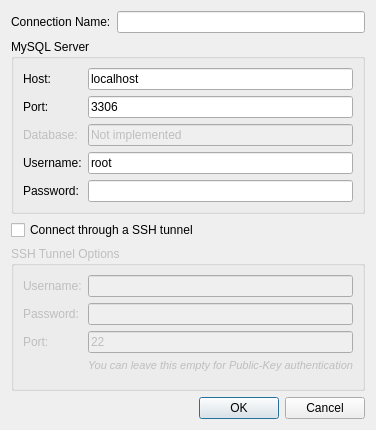
<?xml version="1.0" encoding="UTF-8"?>
<ui version="4.0">
 <class>ConfigureConnectionDialog</class>
 <widget class="QDialog" name="ConfigureConnectionDialog">
  <property name="geometry">
   <rect>
    <x>0</x>
    <y>0</y>
    <width>333</width>
    <height>430</height>
   </rect>
  </property>
  <property name="windowTitle">
   <string>Configure Connection: </string>
  </property>
  <layout class="QGridLayout" name="gridLayout_2">
   <item row="0" column="0">
    <widget class="QLabel" name="lblName">
     <property name="text">
      <string>Connection Name:</string>
     </property>
     <property name="buddy">
      <cstring>txtName</cstring>
     </property>
    </widget>
   </item>
   <item row="0" column="1">
    <widget class="QLineEdit" name="txtName"/>
   </item>
   <item row="1" column="0" colspan="2">
    <widget class="QGroupBox" name="groupSqlServer">
     <property name="title">
      <string>MySQL Server</string>
     </property>
     <layout class="QGridLayout" name="gridLayout">
      <item row="0" column="0">
       <widget class="QLabel" name="lblHost">
        <property name="text">
         <string>Host:</string>
        </property>
        <property name="buddy">
         <cstring>txtHost</cstring>
        </property>
       </widget>
      </item>
      <item row="0" column="1">
       <widget class="QLineEdit" name="txtHost">
        <property name="text">
         <string>localhost</string>
        </property>
       </widget>
      </item>
      <item row="1" column="0">
       <widget class="QLabel" name="lblPort">
        <property name="text">
         <string>Port:</string>
        </property>
        <property name="buddy">
         <cstring>txtPort</cstring>
        </property>
       </widget>
      </item>
      <item row="1" column="1">
       <widget class="QLineEdit" name="txtPort">
        <property name="text">
         <string>3306</string>
        </property>
       </widget>
      </item>
      <item row="2" column="0">
       <widget class="QLabel" name="lblDatabase">
        <property name="enabled">
         <bool>false</bool>
        </property>
        <property name="text">
         <string>Database:</string>
        </property>
        <property name="buddy">
         <cstring>txtDatabase</cstring>
        </property>
       </widget>
      </item>
      <item row="2" column="1">
       <widget class="QLineEdit" name="txtDatabase">
        <property name="enabled">
         <bool>false</bool>
        </property>
        <property name="text">
         <string>Not implemented</string>
        </property>
       </widget>
      </item>
      <item row="3" column="0">
       <widget class="QLabel" name="lblUsername">
        <property name="text">
         <string>Username:</string>
        </property>
        <property name="buddy">
         <cstring>txtUsername</cstring>
        </property>
       </widget>
      </item>
      <item row="3" column="1">
       <widget class="QLineEdit" name="txtUsername">
        <property name="text">
         <string>root</string>
        </property>
       </widget>
      </item>
      <item row="4" column="0">
       <widget class="QLabel" name="lblPassword">
        <property name="text">
         <string>Password:</string>
        </property>
        <property name="buddy">
         <cstring>txtPassword</cstring>
        </property>
       </widget>
      </item>
      <item row="4" column="1">
       <widget class="QLineEdit" name="txtPassword">
        <property name="echoMode">
         <enum>QLineEdit::Password</enum>
        </property>
       </widget>
      </item>
     </layout>
    </widget>
   </item>
   <item row="2" column="0" colspan="2">
    <widget class="QCheckBox" name="checkTunnel">
     <property name="text">
      <string>Connect through a SSH tunnel</string>
     </property>
    </widget>
   </item>
   <item row="3" column="0" colspan="2">
    <widget class="QGroupBox" name="groupTunnel">
     <property name="enabled">
      <bool>false</bool>
     </property>
     <property name="title">
      <string>SSH Tunnel Options</string>
     </property>
     <layout class="QFormLayout" name="formLayout_2">
      <item row="1" column="0">
       <widget class="QLabel" name="lblTunnelUsername">
        <property name="text">
         <string>Username:</string>
        </property>
        <property name="buddy">
         <cstring>txtTunnelUsername</cstring>
        </property>
       </widget>
      </item>
      <item row="1" column="1">
       <widget class="QLineEdit" name="txtTunnelUsername"/>
      </item>
      <item row="2" column="0">
       <widget class="QLabel" name="lblTunnelPassword">
        <property name="text">
         <string>Password:</string>
        </property>
        <property name="buddy">
         <cstring>txtTunnelPassword</cstring>
        </property>
       </widget>
      </item>
      <item row="2" column="1">
       <widget class="QLineEdit" name="txtTunnelPassword">
        <property name="echoMode">
         <enum>QLineEdit::Password</enum>
        </property>
       </widget>
      </item>
      <item row="4" column="1">
       <widget class="QLabel" name="labelPublicKeyInfo">
        <property name="font">
         <font>
          <pointsize>8</pointsize>
          <italic>true</italic>
         </font>
        </property>
        <property name="text">
         <string>You can leave this empty for Public-Key authentication</string>
        </property>
       </widget>
      </item>
      <item row="3" column="1">
       <widget class="QLineEdit" name="txtTunnelPort">
        <property name="text">
         <string>22</string>
        </property>
       </widget>
      </item>
      <item row="3" column="0">
       <widget class="QLabel" name="lblTunnelPort">
        <property name="text">
         <string>Port:</string>
        </property>
        <property name="buddy">
         <cstring>txtTunnelPort</cstring>
        </property>
       </widget>
      </item>
     </layout>
    </widget>
   </item>
   <item row="4" column="0" colspan="2">
    <widget class="QDialogButtonBox" name="buttonBox">
     <property name="orientation">
      <enum>Qt::Horizontal</enum>
     </property>
     <property name="standardButtons">
      <set>QDialogButtonBox::Cancel|QDialogButtonBox::Ok</set>
     </property>
    </widget>
   </item>
  </layout>
 </widget>
 <tabstops>
  <tabstop>txtName</tabstop>
  <tabstop>txtHost</tabstop>
  <tabstop>txtPort</tabstop>
  <tabstop>txtDatabase</tabstop>
  <tabstop>txtUsername</tabstop>
  <tabstop>txtPassword</tabstop>
  <tabstop>checkTunnel</tabstop>
  <tabstop>txtTunnelUsername</tabstop>
  <tabstop>txtTunnelPassword</tabstop>
  <tabstop>txtTunnelPort</tabstop>
  <tabstop>buttonBox</tabstop>
 </tabstops>
 <resources/>
 <connections>
  <connection>
   <sender>buttonBox</sender>
   <signal>rejected()</signal>
   <receiver>ConfigureConnectionDialog</receiver>
   <slot>reject()</slot>
   <hints>
    <hint type="sourcelabel">
     <x>294</x>
     <y>425</y>
    </hint>
    <hint type="destinationlabel">
     <x>286</x>
     <y>274</y>
    </hint>
   </hints>
  </connection>
 </connections>
</ui>
